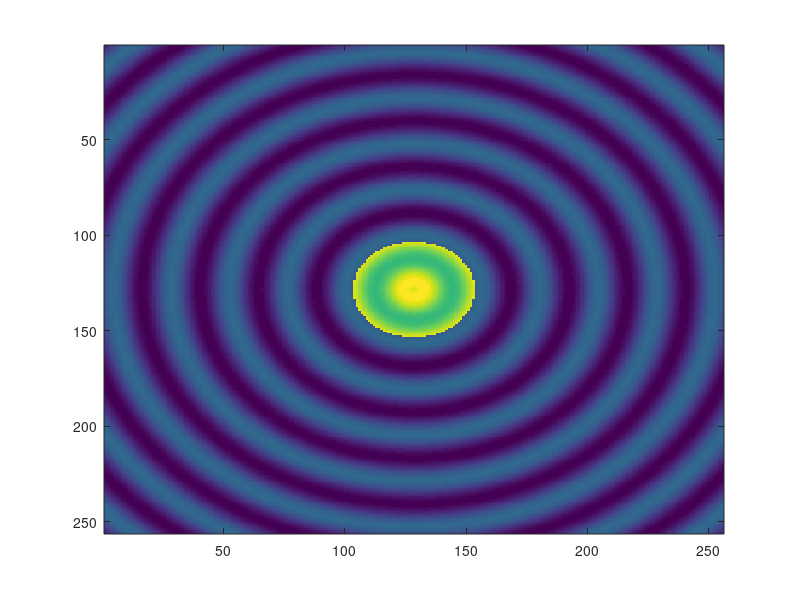

Here is the MATLAB script that generated this plot: (Note: this script raises an error after producing the figure.)
%% Tutorial for scale-space feature selection written by Chris McIntosh (chris.mcintosh@rmp.uhn.on.ca)

%% Build a synethic image
close all;
imSize = 256;
img = zeros(imSize,imSize);
[x,y] = meshgrid(1:imSize,1:imSize);
c = [mean(x(:)) mean(y(:))];
dst = sqrt(((x-c(1)).^2+(y-c(2)).^2));
img = double(dst<25);%sin(4*pi*dst/max(dst(:)));
img(img<0)=0;
img = img+0.25*sin(0.5+15*pi*dst/max(dst(:)));
figure;imagesc(img);


%or load a real image
%img = rand(imSize,imSize);
img = imread('synthetic.png');
img = double(img);
img = mean(img,3);

%%perform base-level smoothing to supress noise
imgS = img;%conv2(img,fspecial('Gaussian',[25 25],0.5),'same');%Base smoothing
cnt = 1;
clear responseDoG responseLoG
k = 1.1;
sigma = 2.0;
s = k.^(1:50)*sigma;
responseDoG = zeros(size(img,1),size(img,2),length(s));
responseLoG = zeros(size(img,1),size(img,2),length(s));
imG = zeros(size(img,1),size(img,2),length(s));

%% Filter over a set of scales
for si = 1:length(s);
    sL = s(si);
    hs= max(25,min(floor(sL*3),300));
    HL = fspecial('log',[hs hs],sL);
    H = fspecial('Gaussian',[hs hs],sL);
    if(si<length(s))
        Hs = fspecial('Gaussian',[hs hs],s(si+1));
    else
        Hs = fspecial('Gaussian',[hs hs],sigma*k^(si+1));
    end
    imgFiltL = conv2(imgS,HL,'same');
    imgFilt = conv2(imgS,H,'same');
    imG(:,:,si) = imgFilt;
    imgFilt2 = conv2(imgS,Hs,'same');
    %Compute the DoG
    responseDoG(:,:,si)  = (imgFilt2-imgFilt);
    %Compute the LoG
    responseLoG(:,:,si)  = (sL^2)*imgFiltL;
end
%Why do responseDoG and responseLoG look different for larger k?

%% Explore the scale space
t = 1;
DESC = 1;
while(t)
    fg = figure;imagesc(img);axis image;hold on;colormap gray;
    drawnow;
    [x,y] = ginput(1);
    x= round(x);
    y = round(y);
    
    
    
    if(isempty(x))
        t = 0;
    else
        plot(x,y,'r.');
        figure;plot(s,squeeze(responseDoG(y,x,:)));
        title('DoG');grid on;
        LoG = figure;plot(s,squeeze(responseLoG(y,x,:)));
        title('LoG');grid on;hold on;
        
        %Get the maxima/minima over scale
        f = squeeze(responseLoG(y,x,:));
        [fMax,fmaxLocs] = findpeaks(f');%maxima
        [fMin,fminLocs] = findpeaks(-f');%minima
        for i = 1:numel(fmaxLocs)
            sc = s(fmaxLocs(i));
            figure(LoG);
            line([sc sc],[min(f) max(f)],'color',[1 0 0]);
            %Draw a circle
            figure(fg);
            xc = sc*sin(0:0.1:2*pi)+x;
            yc = sc*cos(0:0.1:2*pi)+y;
            plot(xc,yc,'r');
            
            %% Is it also a spatial maxima/minima?
            [nx,ny,nz] = meshgrid(x-1:x+1,y-1:y+1,fmaxLocs(i));
            inds = sub2ind(size(responseLoG),ny,nx,nz);
            df = responseLoG(inds(5))-responseLoG(inds);
            df(5)=[];%don't compare to itself
            if(min(df)>=0)
                plot(xc,yc,'r-o');
            end
            
        end
        for i = 1:numel(fminLocs)
            
            sc = s(fminLocs(i));
            figure(LoG);
            line([sc sc],[min(f) max(f)],'color',[0 1 0]);
            %Draw a circle
            figure(fg);
            xc = sc*sin(0:0.1:2*pi)+x;
            yc = sc*cos(0:0.1:2*pi)+y;
            plot(xc,yc,'g');
            
            %% Is it also a spatial maxima/minima?
            [nx,ny,nz] = meshgrid(x-1:x+1,y-1:y+1,fminLocs(i));
            inds = sub2ind(size(responseLoG),ny,nx,nz);
            df = responseLoG(inds(5))-responseLoG(inds);
            df(5)=[];%don't compare to itself
            if(max(df)<=0)
                plot(xc,yc,'g-o');
            end
        end
        if(DESC)
            
            %%Pick one and a calculate a feature box
            %I just picked the largest magnitude, SIFT uses many
            [fMax,fmaxLocs] = findpeaks(f');
            [fMin,fminLocs] = findpeaks(-f');
            locs = [fmaxLocs fminLocs];
            extrema = [fMax fMin];
            [~,idx] = max(abs(extrema));
            sc = s(locs(idx));
            
            %Build a search grid
            [xG,yG] = meshgrid([-1.5*sc:1.5*sc]+x,[-1.5*sc:1.5*sc]+y);
            
            %Compute the orientation - simplfied version doesn't use Gaussian weighting
            %scheme
            [gx,gy] = gradient(imG(:,:,locs(idx)));
            theta = rad2deg(atan2(gy,gx));
            theta(theta<0) = 180+abs(theta(theta<0));%Map orientation to 0,360
            binDegs = 0:10:360;
            ht = histc(interp2(theta,xG(:),yG(:)),binDegs);
            figure;bar(binDegs,ht);
            
            [~,orientationIdx] = max(ht);
            orientation = binDegs(orientationIdx);
            
            %%Rotate the patch (We'll cover this concept later)
            R = [cos(orientation) -sin(orientation) 0; sin(orientation) cos(orientation) 0; 0 0 1];
            T = [1 0 -x; 0 1 -y; 0 0 1];
            M = inv(T)*R*T;
            gR = M*[xG(:) yG(:) ones(numel(xG(:)),1)]';
            
            %%Display the patch;
            figure;imagesc(img);hold on;grid on;axis image;
            plot(gR(1,:),gR(2,:),'.');
            title('Patch overlay');
            
            figure;imagesc(reshape(interp2(img,gR(1,:),gR(2,:)),size(xG)));
            title('Patch image');
            
            %%calculate the patch histogram in the rotated space (simplfied
            %%version doesn't use sub-binning)
            thetaR = theta-orientation;
            thetaR(thetaR<0) = 180+abs(thetaR(thetaR<0));
            pht = histc(interp2(thetaR,gR(1,:),gR(2,:)),binDegs);
            figure;bar(binDegs,pht);
        end
    end
    pause;
    close all;
    drawnow;
end